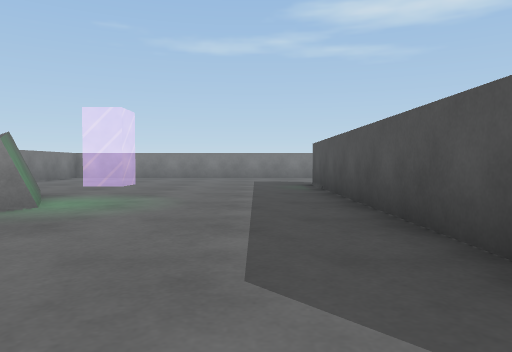
view 1 (above)

17 first-person views from a walk through a 3-D level made in the Unity game engine. The camera is 0.59 m above the floor, tilts 2° down and sees 70° across. The floor is counted in squares, 1 m on a side. Each view is taken from the middle of a square. On the plan, view 1 faces up. The plan holds only what a view shows up to about 10 squares ahead; the rest is blank. The player is left out.

view 2
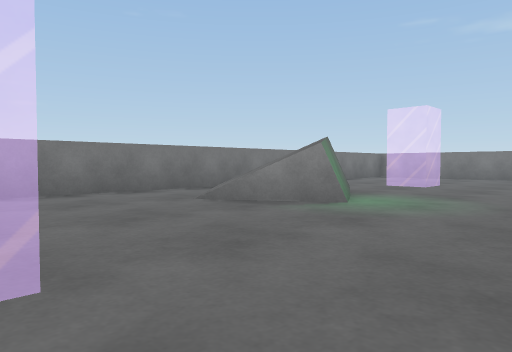

view 3
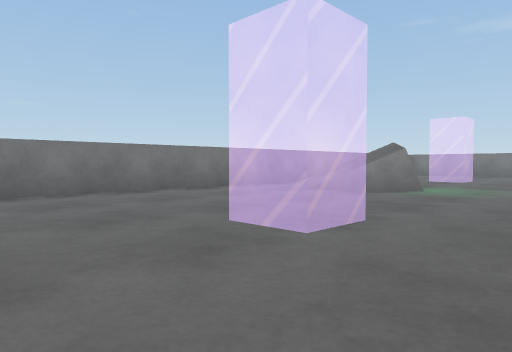

view 4
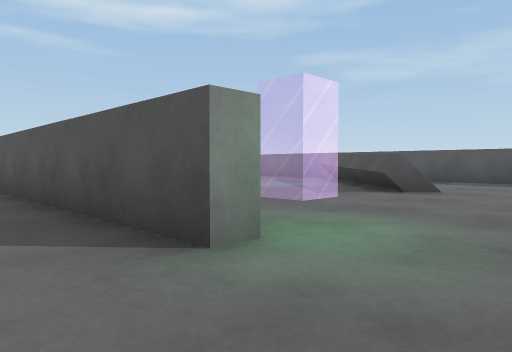

view 5
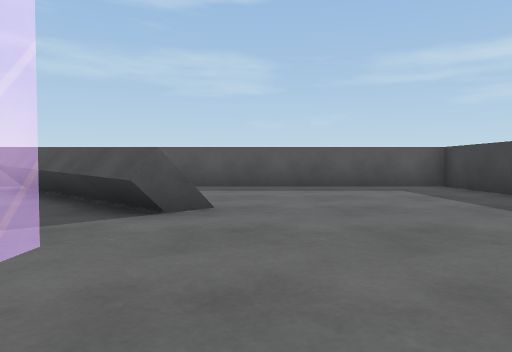

view 6
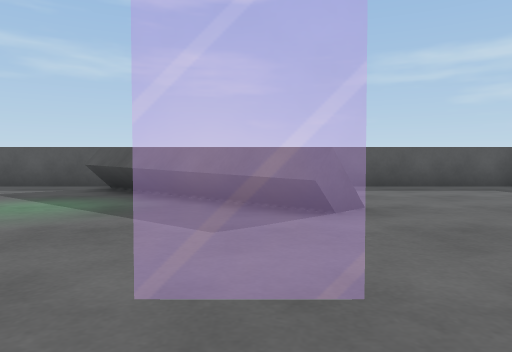

view 7
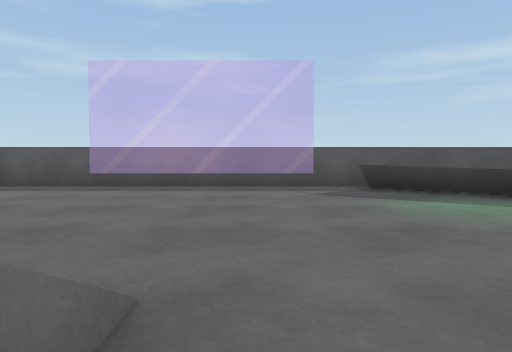

view 8
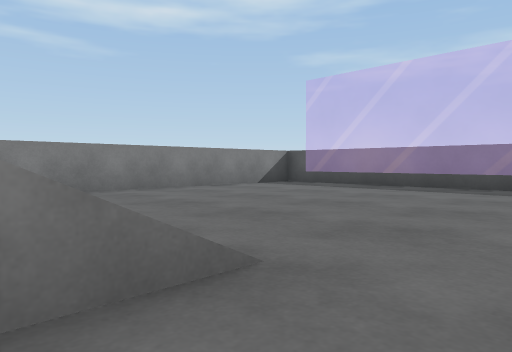

view 9
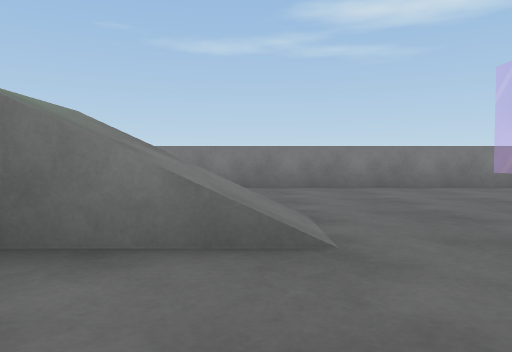

view 10
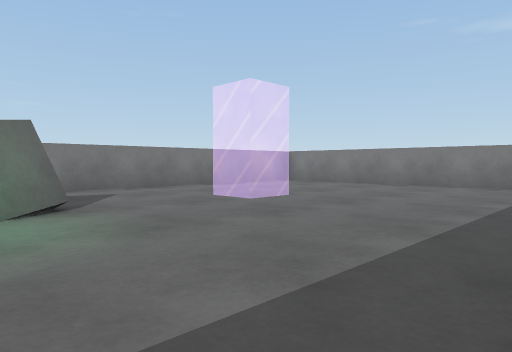

view 11
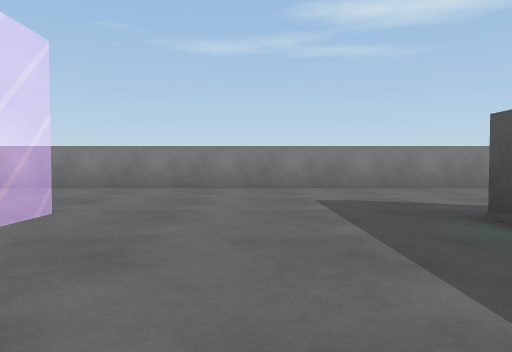

view 12
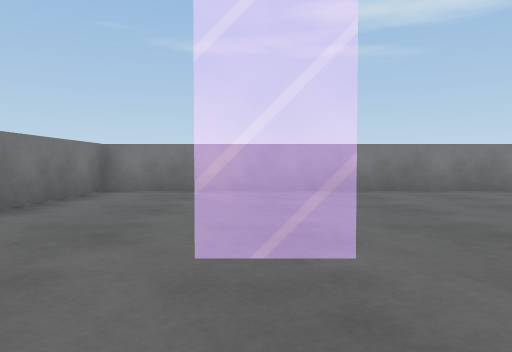

view 13
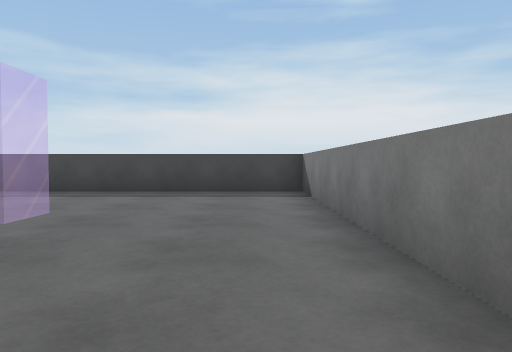

view 14
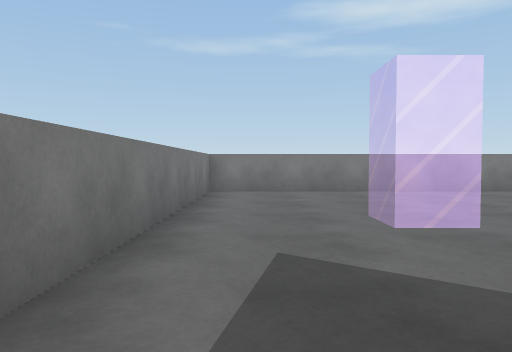

view 15
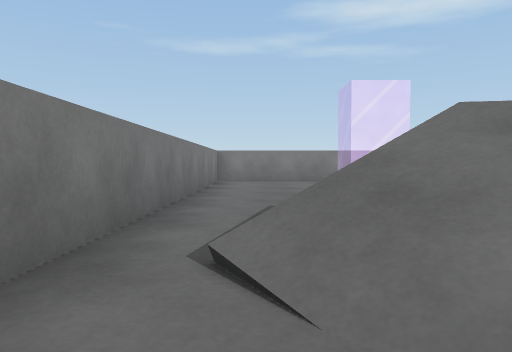

view 16
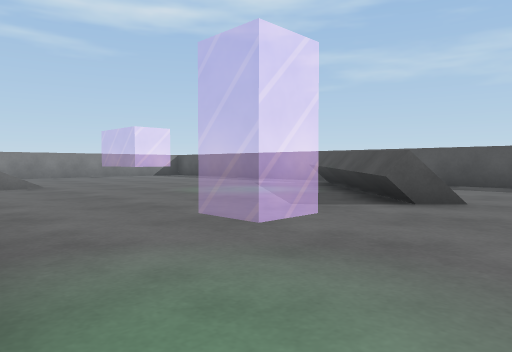

view 17
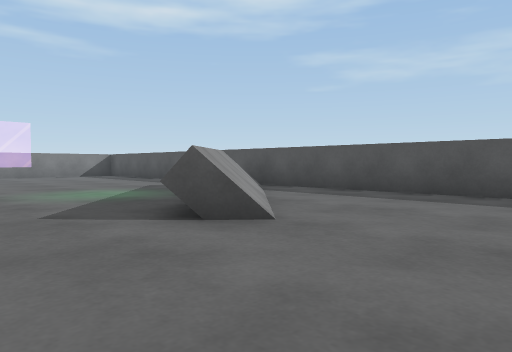

### Floor plan
Points are (right, up) in squares from view 1. A wall is a line through its corners. A room is listed if a view was taken in it or the views show most of it. See-through windows are left out.
Room 1 (views 1, 2, 3, 4, 5, 6, 7, 8, 9, 10, 11, 12, 13, 14, 15, 16, 17)
walls: (1.6, 0) (1.6, 10); (7, 1.2) (11.1, 5.8); (9.5, 3.7) (10, 4.3); (9.8, -4.8) (12.3, -4.8) (12.3, 14.5); (10.1, 14.7) (-7.2, 14.7) (-7.2, -4.8) (0.9, -4.8)
low walls: (7.5, 1.4) (8, 2.1); (7.8, 0.6) (7.4, 1)
objects: grey block (-5, 5) to (-3, 6)

Where each view was taken, in squares from view 1:
view 1: 0 up, 0 right, facing up
view 2: 0 up, 0 right, facing up-left
view 3: 3 down, 0 right, facing up-left
view 4: 2 down, 0 right, facing up-right
view 5: 0 up, 3 right, facing right
view 6: 2 up, 3 right, facing right
view 7: 8 up, 3 right, facing right
view 8: 7 up, 3 right, facing up-right
view 9: 6 up, 4 right, facing up
view 10: 5 up, 1 right, facing up-left
view 11: 6 up, 1 left, facing up
view 12: 7 up, 4 left, facing up
view 13: 5 up, 6 left, facing down
view 14: 5 up, 6 left, facing up
view 15: 3 up, 6 left, facing up
view 16: 1 down, 2 right, facing up-right
view 17: 2 down, 5 right, facing up-right
